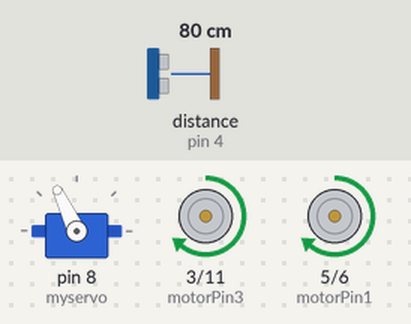
Simulated run of this sketch. Board: Arduino Uno, built with avr-gcc and run on an emulated ATmega328P. Parts: servo, motor-driver pin pairs drawn as motors (green arrow = first pin HIGH = forward, orange = second pin HIGH = backward, longer = more drive). The test bench sets the inputs (shaded band); at power-on: distance to the obstacle (sensor on pin 4) 80 cm. The echo pulse lasts 58.3 µs per cm.

Above: at 3.9 s.
4.0 s: distance to the obstacle (sensor on pin 4) set to 17 cm
5.5 s: distance to the obstacle (sensor on pin 4) set to 13 cm
At 6.4 s:
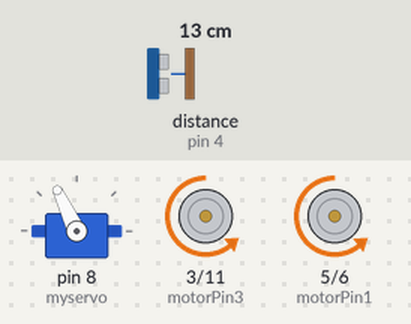
8.5 s: distance to the obstacle (sensor on pin 4) set to 18 cm
At 8.66 s:
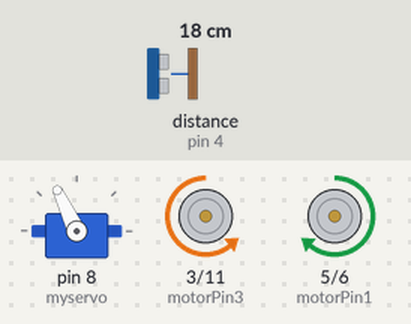
10.3 s: distance to the obstacle (sensor on pin 4) set to 2 cm
At 12.1 s:
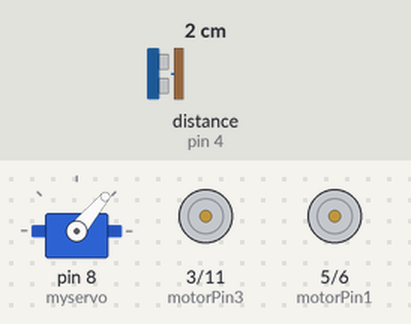
13.3 s: distance to the obstacle (sensor on pin 4) set to 35 cm
At 13.67 s:
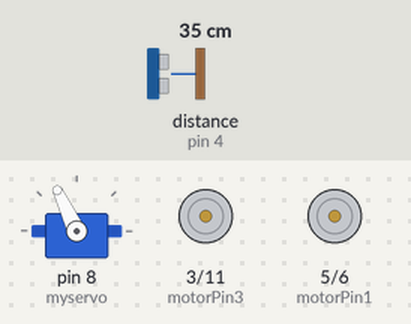
Timing chart, 0 to 16.2 s (numbered marks = the images above; inputs shaded):
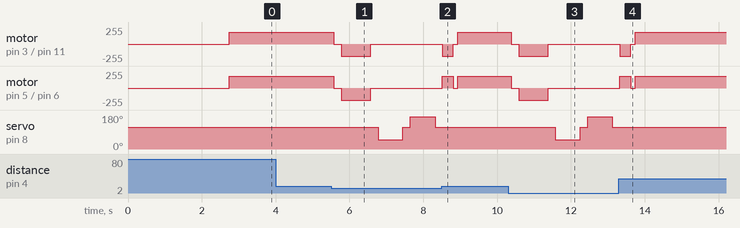

The sketch:

test_mod_auto.ino
```cpp
#include <NewPing.h>                // SE DEFINE AL SENSOR ULTRASONICO
#include <Servo.h>                  // SE DEFINE AL SERVOMOTOR.

#define TRIG_PIN 12                 // SE DEFINE EL SENSOR ULTRASONICO, TRIG VA AL PIN A0 DEL ARDUINO UNO.
#define ECHO_PIN 4                 // SE DEFINE EL SENSOR ULTRASONICO, ECHO VA AL PIN A1 ARDUINO UNO.
#define MAX_DISTANCE 200
NewPing sonar(TRIG_PIN, ECHO_PIN, MAX_DISTANCE);
Servo myservo;

boolean goesForward=false;
int distance = 100;
int speedSet = 0;

const int motorPin1  = 5;          //MOTOR 1 IZQUIERDA
const int motorPin2  = 6;
const int motorPin3  = 3;          //MOTOR 2 DERECHA
const int motorPin4  = 11;

void setup() {

  myservo.attach(8);              // PIN PWM DEL SERVO VA AL PIN 3 DEL ARDUINO UNO.
  myservo.write(115);              // VELOCIDAD DEL SERVO.
  delay(2000);
  distance = readPing();
  delay(100);
  distance = readPing();
  delay(100);
  distance = readPing();
  delay(100);
  distance = readPing();
  delay(100);
}

void loop() {

 int distanceR = 0;
 int distanceL =  0;
 delay(40);

 if(distance<=15)                //SE ACTIVA EL SENSOR ULTRASONICO CUANDO DETECTA OBSTACULOS A MENOS DE 15CM.
 {
  moveStop();
  delay(200);
  moveBackward();              //EL CARRITO SE DETIENE Y SE VA HACIA ATRAS POR 800 MILISEGUNDOS.
  delay(800);

  moveStop();
  delay(200);
  distanceR = lookRight();
  delay(200);
  distanceL = lookLeft();
  delay(200);

  if(distanceR>=distanceL)
  {
    turnRight();
    moveStop();
  }

      else

  {
    turnLeft();
    moveStop();
  }

 }else

 {
  moveForward();
 }
 distance = readPing();
}

int lookRight()
{
    myservo.write(50);
    delay(500);
    int distance = readPing();
    delay(100);
    myservo.write(115);
    return distance;
}

int lookLeft()
{
    myservo.write(170);
    delay(500);
    int distance = readPing();
    delay(100);
    myservo.write(115);
    return distance;
    delay(100);
}

int readPing() {
  delay(70);
  int cm = sonar.ping_cm();
  if(cm==0)
  {
    cm = 250;
  }
  return cm;
}

void moveStop() {
    analogWrite(motorPin1, 0);
    analogWrite(motorPin2, 0);
    analogWrite(motorPin3, 0);
    analogWrite(motorPin4, 0);
  }

void moveForward() {        //CARRITO AVANZA


    analogWrite(motorPin1, 180);
    analogWrite(motorPin2, 0);
    analogWrite(motorPin3, 180);
    analogWrite(motorPin4, 0);

}

void moveBackward() {        //HACIA ATRAS

    analogWrite(motorPin1, 0);
    analogWrite(motorPin2, 180);
    analogWrite(motorPin3, 0);
    analogWrite(motorPin4, 180);

}

void turnRight() {     //GIRA A LA DERECHA Y AVANZA

    analogWrite(motorPin1, 180);
    analogWrite(motorPin2, 0);
    analogWrite(motorPin3, 0);
    analogWrite(motorPin4, 180);
    delay(300);
    moveForward();

}

void turnLeft() {           //GIRA A LA IZQUIERDA Y AVANZA
    analogWrite(motorPin1, 0);
    analogWrite(motorPin2, 180);
    analogWrite(motorPin3, 180);
    analogWrite(motorPin4, 0);
    delay(300);
    moveForward();
}
```

Measured:
- the behaviour switches between 16 and 15 cm on distance to the obstacle (sensor on pin 4) (found by bisection; images 0 and 1)
- after the input at 4.0 s, every drawn part: stays the same
- after the input at 5.5 s, motor on pin 3 (motorPin3) / pin 11 (motorPin4), motor on pin 5 (motorPin1) / pin 6 (motorPin2): forward 180/255 → stopped after 0.07 s, → backward 180/255 0.20 s later, → stopped 0.80 s later; servo on pin 8 (myservo): 115° → 50° after 1.3 s, → 115° 0.67 s later, → 170° 0.20 s later, → 115° 0.67 s later
- after the input at 8.5 s, servo on pin 8 (myservo): stays 115° (without the input it goes to 50° after 1.6 s)
- after the input at 10.3 s, motor on pin 3 (motorPin3) / pin 11 (motorPin4), motor on pin 5 (motorPin1) / pin 6 (motorPin2): forward 180/255 → stopped after 0.08 s, → backward 180/255 0.20 s later, → stopped 0.80 s later; servo on pin 8 (myservo): 115° → 50° after 1.3 s, → 115° 0.67 s later, → 170° 0.20 s later, → 115° 0.67 s later
- after the input at 13.3 s, servo on pin 8 (myservo): stays 115° (without the input it goes to 50° after 1.6 s)
